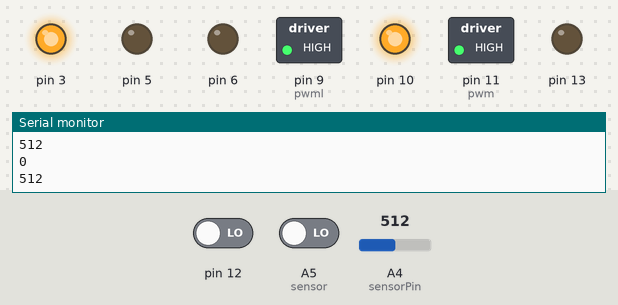
Simulated run of this sketch. Board: Arduino Uno, built with avr-gcc and run on an emulated ATmega328P. Parts: switched loads named in the sketch (green lamp = pin HIGH), output pins drawn as LEDs (lit = HIGH), the last lines printed to the serial monitor. The test bench sets the inputs (shaded band); at power-on: A4 (sensorPin) = 512, A5 (sensor) LOW, pin 12 LOW.

Above: at 6.2 s.
6.3 s: A4 (sensorPin) set to 208
7.8 s: A4 (sensorPin) set to 190
At 8.5 s:
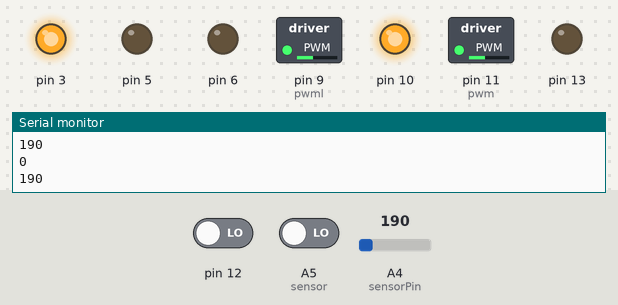
9.3 s: A5 (sensor) driven HIGH
At 10.3 s:
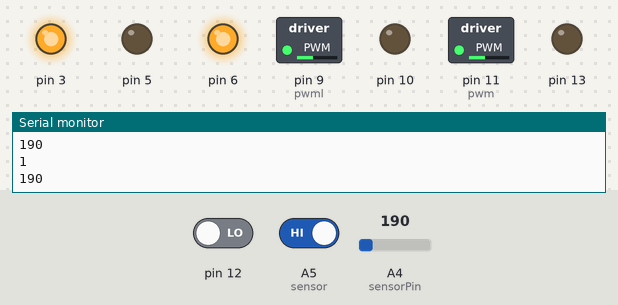
10.8 s: A4 (sensorPin) set to 210
At 11.9 s:
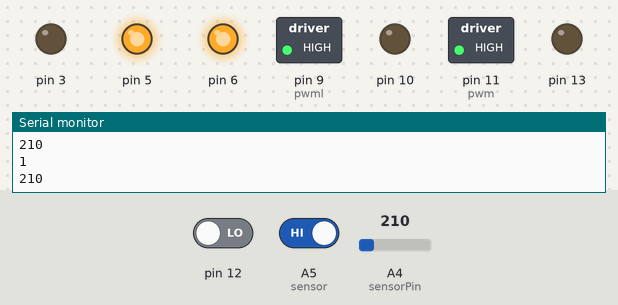
12.3 s: A5 (sensor) driven LOW
At 13.5 s:
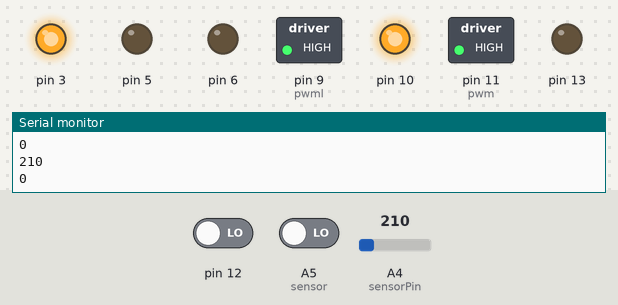
13.8 s: A4 (sensorPin) set to 122
At 15.1 s:
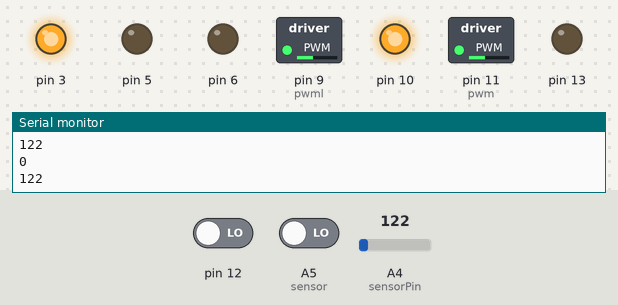
Timing chart, 0 to 16.3 s (numbered marks = the images above; inputs shaded):
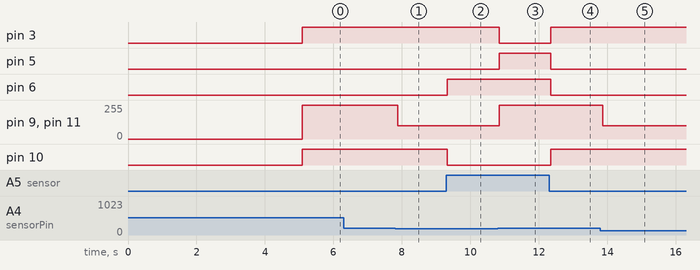

Measured:
- the behaviour switches between 200 and 199 on A4 (sensorPin) (found by bisection; images 0 and 1)
- after the input at 7.8 s, pin 9 (pwml), pin 11 (pwm): 255/255 → 100/255 after 0.08 s
- after the input at 9.3 s, pin 6: LOW → HIGH at once; pin 10: HIGH → LOW at once
- after the input at 10.8 s, pin 3: HIGH → LOW at once; pin 5: LOW → HIGH at once; pin 9 (pwml), pin 11 (pwm): 100/255 → 255/255 at once
- after the input at 12.3 s, pin 3, pin 10: LOW → HIGH after 0.05 s; pin 5, pin 6: HIGH → LOW after 0.05 s
- after the input at 13.8 s, pin 9 (pwml), pin 11 (pwm): 255/255 → 100/255 after 0.07 s

The sketch:

completo__motores_modificados_.ino
```cpp
// definir variables
int sensorValue = 0;
int pulsador = 0;
int sensorPin = A4;
int pwml=9;  //derecho
int pwm=11; //izquierdo

void setup(){
 //configuracion de señales de entrada y salida
//motores derecha
  pinMode(3,OUTPUT);
  pinMode(5,OUTPUT);
  //motores izquierda
  pinMode(10,OUTPUT);
  pinMode(6,OUTPUT);
  //sensores
  pinMode(A4,INPUT);
  pinMode(12, INPUT);
  pinMode(A5,INPUT);
  pinMode(13,OUTPUT);


  Serial.begin(9600);

   Serial.println(digitalRead(12));
   delay(30);

  while(digitalRead(12)==HIGH){ //mientras el pulsador no se presione el robot no se mueve
  digitalWrite(13,HIGH); //prende led

  }
  delay(5000); //si el pulsador se presiona, espera 5 segundos
                //y empieza a correr el programa
}
void loop(){
  pulsador=(digitalRead(12)==LOW);

  Serial.println(analogRead(A4));
  delay(30);
    if(analogRead(A4)>=200){ //si la lectura del sensor marca mas de 200 es decir
                             // aproximadamente 30 cm el robot detecta un objeto
      Serial.println(digitalRead(A5));
  delay(30);

      if(digitalRead(A5)==HIGH){ //si el sensor de linea detecta el color negro

        digitalWrite(3,LOW); // se dirige hacia el objeto
        digitalWrite(5,HIGH);
        analogWrite(pwml,255);
        digitalWrite(10,LOW);
        digitalWrite(6,HIGH);
        analogWrite(pwm,255);
      }
      else{
        digitalWrite(3,HIGH); //si el robot detecto algo en los 30cm
        digitalWrite(5,LOW); // pero el sensor de linea detecta el color blanco
        analogWrite(pwml,255);// el robot retrocede
        digitalWrite(10,HIGH);
        digitalWrite(6,LOW);
        analogWrite(pwm,255);
        digitalWrite(13,LOW);
      }
    }
    else{ // si el robot no detecta nada en los 30cm
      Serial.println(digitalRead(A5));
  delay(30);
      if(digitalRead(A5)==HIGH){ //si el sensor de linea detecta el color
        digitalWrite(3,HIGH);    // negro comienza a girar hasta que
        digitalWrite(5,LOW);     //encuentre algo dentro de sus 30 cm de alcance
        analogWrite(pwml,100);
        digitalWrite(10,LOW);
        digitalWrite(6,HIGH);
        analogWrite(pwm,100);
      }
      else{
        digitalWrite(3,HIGH); //si el sensor de linea detecta el color blanco
        digitalWrite(5,LOW);  // el robot retrocede
        analogWrite(pwml,100);
        digitalWrite(10,HIGH);
        digitalWrite(6,LOW);
        analogWrite(pwm,100);
        digitalWrite(13,LOW);
      }
    }
  }
```
